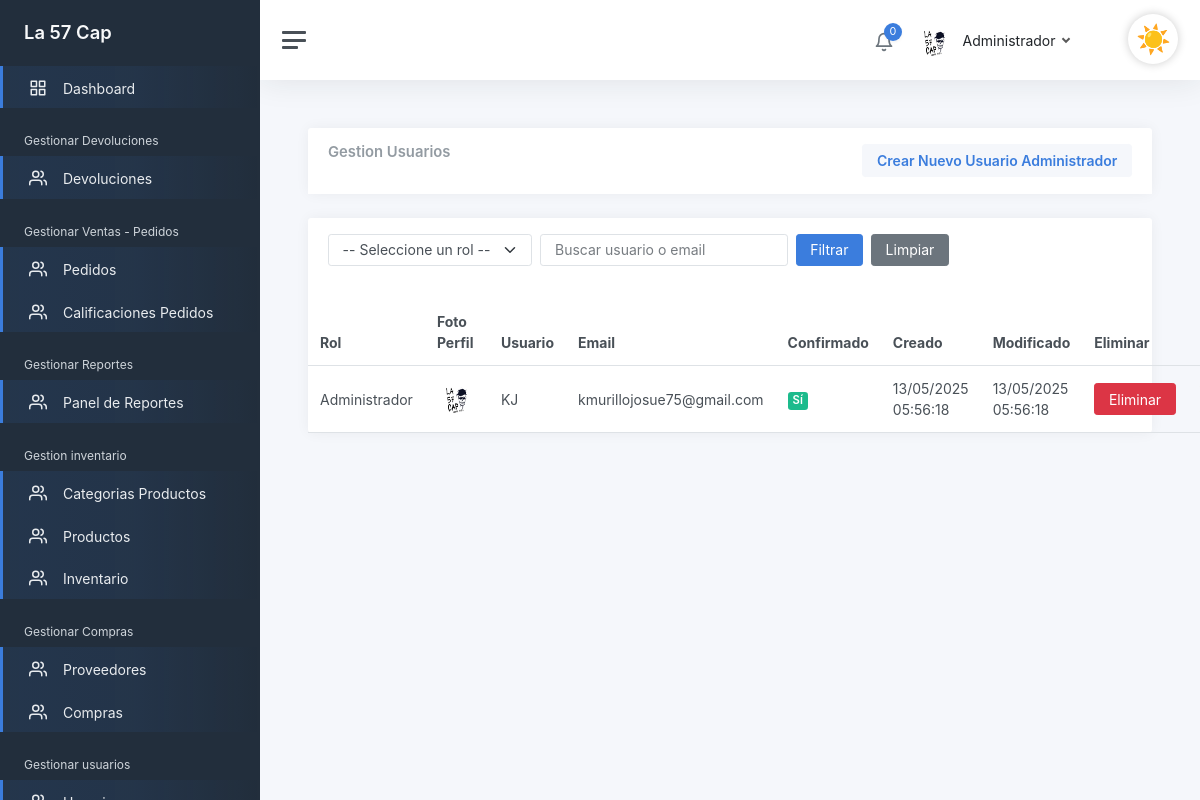
/admin/GestionarUsuario (signed in), run on the app's committed database.
### tables this page shows
CREATE TABLE `usuario`  (
  `idusuario` int(0) NOT NULL AUTO_INCREMENT,
  `id_roles` int(0) NOT NULL,
  `f_perfil` varchar(150) NULL DEFAULT NULL,
  `userName` varchar(45) NOT NULL,
  `password` varchar(100) NOT NULL,
  `email` varchar(30) NOT NULL,
  `confirmado` tinyint(1) NULL DEFAULT NULL,
  `token` varchar(15) NULL DEFAULT NULL,
  `Creado_Fecha` datetime(0) NOT NULL,
  `Cambiado_Fecha` datetime(0) NOT NULL,
  `eliminado` tinyint(0) NULL DEFAULT 0,
  `intentos_fallidos` int(0) NULL DEFAULT 0,
  PRIMARY KEY (`idusuario`) USING BTREE,
  INDEX `usuario_roles_idx`(`id_roles`) USING BTREE,
  CONSTRAINT `usuario_roles` FOREIGN KEY (`id_roles`) REFERENCES `roles` (`idroles`) ON DELETE RESTRICT ON UPDATE RESTRICT
);

### views/Admin/users/GestionUsuario.php (the view, shortened to what the rows shown need)
<div class="card">
    <div class="card-header">
        <div class="row">
            <div class="col mt-0">
                <h2 class="card-title">Gestion Usuarios</h2>
            </div>
        </div>
    </div>
</div>
<div class="card">
    <div class="col-12 col-lg-12 col-xl-12">
        <table class="table table-hover my-0">
            <thead>
                <tr>
                    <th>Rol</th>
                    <th>Foto Perfil</th>
                    <th>Usuario</th>
                    <th>Email</th>
                    <th>Confirmado</th>
                    <th>Creado</th>
                    <th>Modificado</th>
                    <th>Eliminar</th>
                    <th>Actualizar</th>
                </tr>
            </thead>
            <tbody>
                <?php foreach ($usuarios as $usuario): ?>
                    <tr>
                        <td>
                            <?php
                            $roles = [
                                '1' => 'Administrador',
                                '2' => 'Vendedor',
                                '3' => 'Repartidor',
                                '4' => 'Cliente'
                            ];
                            echo $roles[$usuario->id_roles] ?? 'Desconocido';
                            ?>
                        </td>
                        <td>
                            <img src="/img/users/<?php echo $usuario->f_perfil; ?>" alt="Perfil" width="40" height="40"
                                style="border-radius: 50%;">
                        </td>
                        <td><?php echo $usuario->userName; ?></td>
                        <td><?php echo $usuario->email; ?></td>
                        <td>
                            <?php
                            $estado = $usuario->confirmado == "1" ? "Sí" : "No";
                            $color = $usuario->confirmado == "1" ? "success" : "secondary";
                            ?>
                            <span class="badge bg-<?php echo $color; ?>"><?php echo $estado; ?></span>
                        </td>
                        <td><?php echo date('d/m/Y H:i:s', strtotime($usuario->Creado_Fecha)); ?></td>
                        <td><?php echo date('d/m/Y H:i:s', strtotime($usuario->Cambiado_Fecha)); ?></td>
                        <td>
                            <form action="/admin/EliminarUsuario" method="post" class="w-100">
                                <input type="submit" class="btn btn-danger" value="Eliminar">
                            </form>
                        </td>
                        <td>
                        </td>
                    </tr>
                <?php endforeach; ?>
            </tbody>
        </table>
    </div>
</div>

### data on the page
usuario: id_roles "Administrador", f_perfil (picture), userName "KJ", email "kmurillojosue75@gmail.com", confirmado "Sí", Creado_Fecha "13/05/2025 05:56:18", Cambiado_Fecha "13/05/2025 05:56:18"

### other printed values
count(Notificacion::obtenerPorUsuario($_SESSION['id'])) "0"
$nombreUsuario "Administrador"
